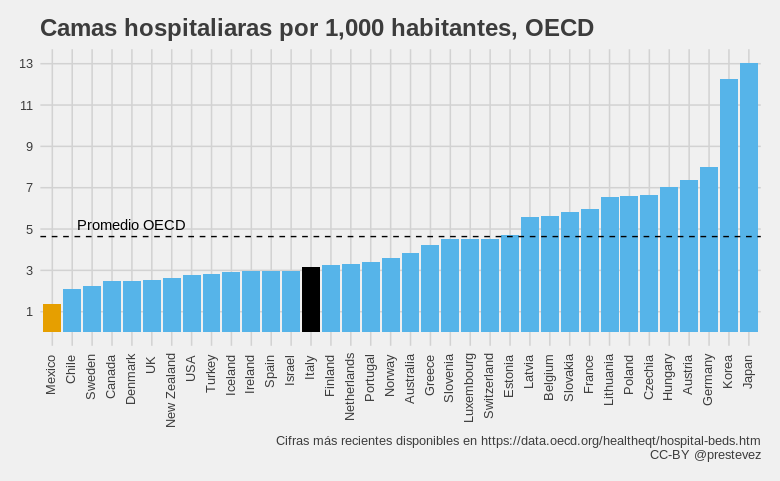

Reproduce this figure in R.
library(tidyverse)
library(magrittr)
library(ggthemes)

wb <- read_csv("HFA_478_EN.csv")

wb %>%
  group_by(COUNTRY) %>%
  filter(YEAR == max(YEAR)) %>%
  select(-COUNTRY_GRP, -SEX) %>% summary

who <- read_csv("data_who.csv")

who %>%
  group_by(Country) %>%
  filter(Year == max(Year)) %>%
  ggplot(aes(Country, `Hospital beds (per 10 000 population)`)) +
  geom_bar(stat = "identity")

oecd <- read_csv("DP_LIVE_12032020141002678.csv")

oecd %>%
  group_by(LOCATION) %>%
  filter(TIME == max(TIME)) %>%
  select(-`Flag Codes`, - INDICATOR, -SUBJECT, - MEASURE, - FREQUENCY) -> oecd_latest

oecd_latest %>%
  summary

iso_codes <- read_csv("https://raw.githubusercontent.com/lukes/ISO-3166-Countries-with-Regional-Codes/master/all/all.csv")

iso_codes %>%
  select(Country = name, LOCATION = `alpha-3`, region, sub_r = `sub-region`) %>%
  right_join(oecd_latest) -> oecd_latest_names

oecd_latest_names %>%
  summarise(Value = mean(Value)) %>%
  transmute(Country = "OECD average", 
            LOCATION = "OECD", 
            region = "OECD",
            sub_r = "OECD",
            TIME = 2019,
            Value = Value) %>%
  bind_rows(oecd_latest_names) -> oecd_latest_avg

oecd_latest_names$Country[c(16,29,30)] <- c("Korea", "UK", "USA")

oecd_latest_names %>%
  mutate(grp = ifelse(Country %in% c("Mexico", "Italy"), Country, "OECD")) %>%
  mutate(Country = fct_reorder(Country, Value)) %>%
  ggplot(aes(Country, Value, fill = grp)) + 
  geom_bar(stat = "identity") -> oecd_p

oecd_p +
  theme_fivethirtyeight() +
  theme(axis.text.x = element_text(angle = 90, hjust = 0.95, vjust = 0.35), 
        axis.title.x = element_blank(),
        axis.title.y = element_blank(),
        legend.position = "none") +
  scale_y_continuous(breaks = c(1,3,5,7,9,11,13,15)) +
  geom_hline(yintercept = mean(oecd_latest_names$Value), linetype = 2) +
  ggtitle("Camas hospitaliaras por 1,000 habitantes, OECD") +
  labs(caption = "Cifras más recientes disponibles en https://data.oecd.org/healtheqt/hospital-beds.htm
       CC-BY @prestevez") +
  scale_fill_colorblind() +
  annotate("text", x = 5, y = 5.2, label = "Promedio OECD")
  
  oecd_latest_names %>%
    filter(Country %in% c("Mexico", "Italy"))

3.18/1.38
